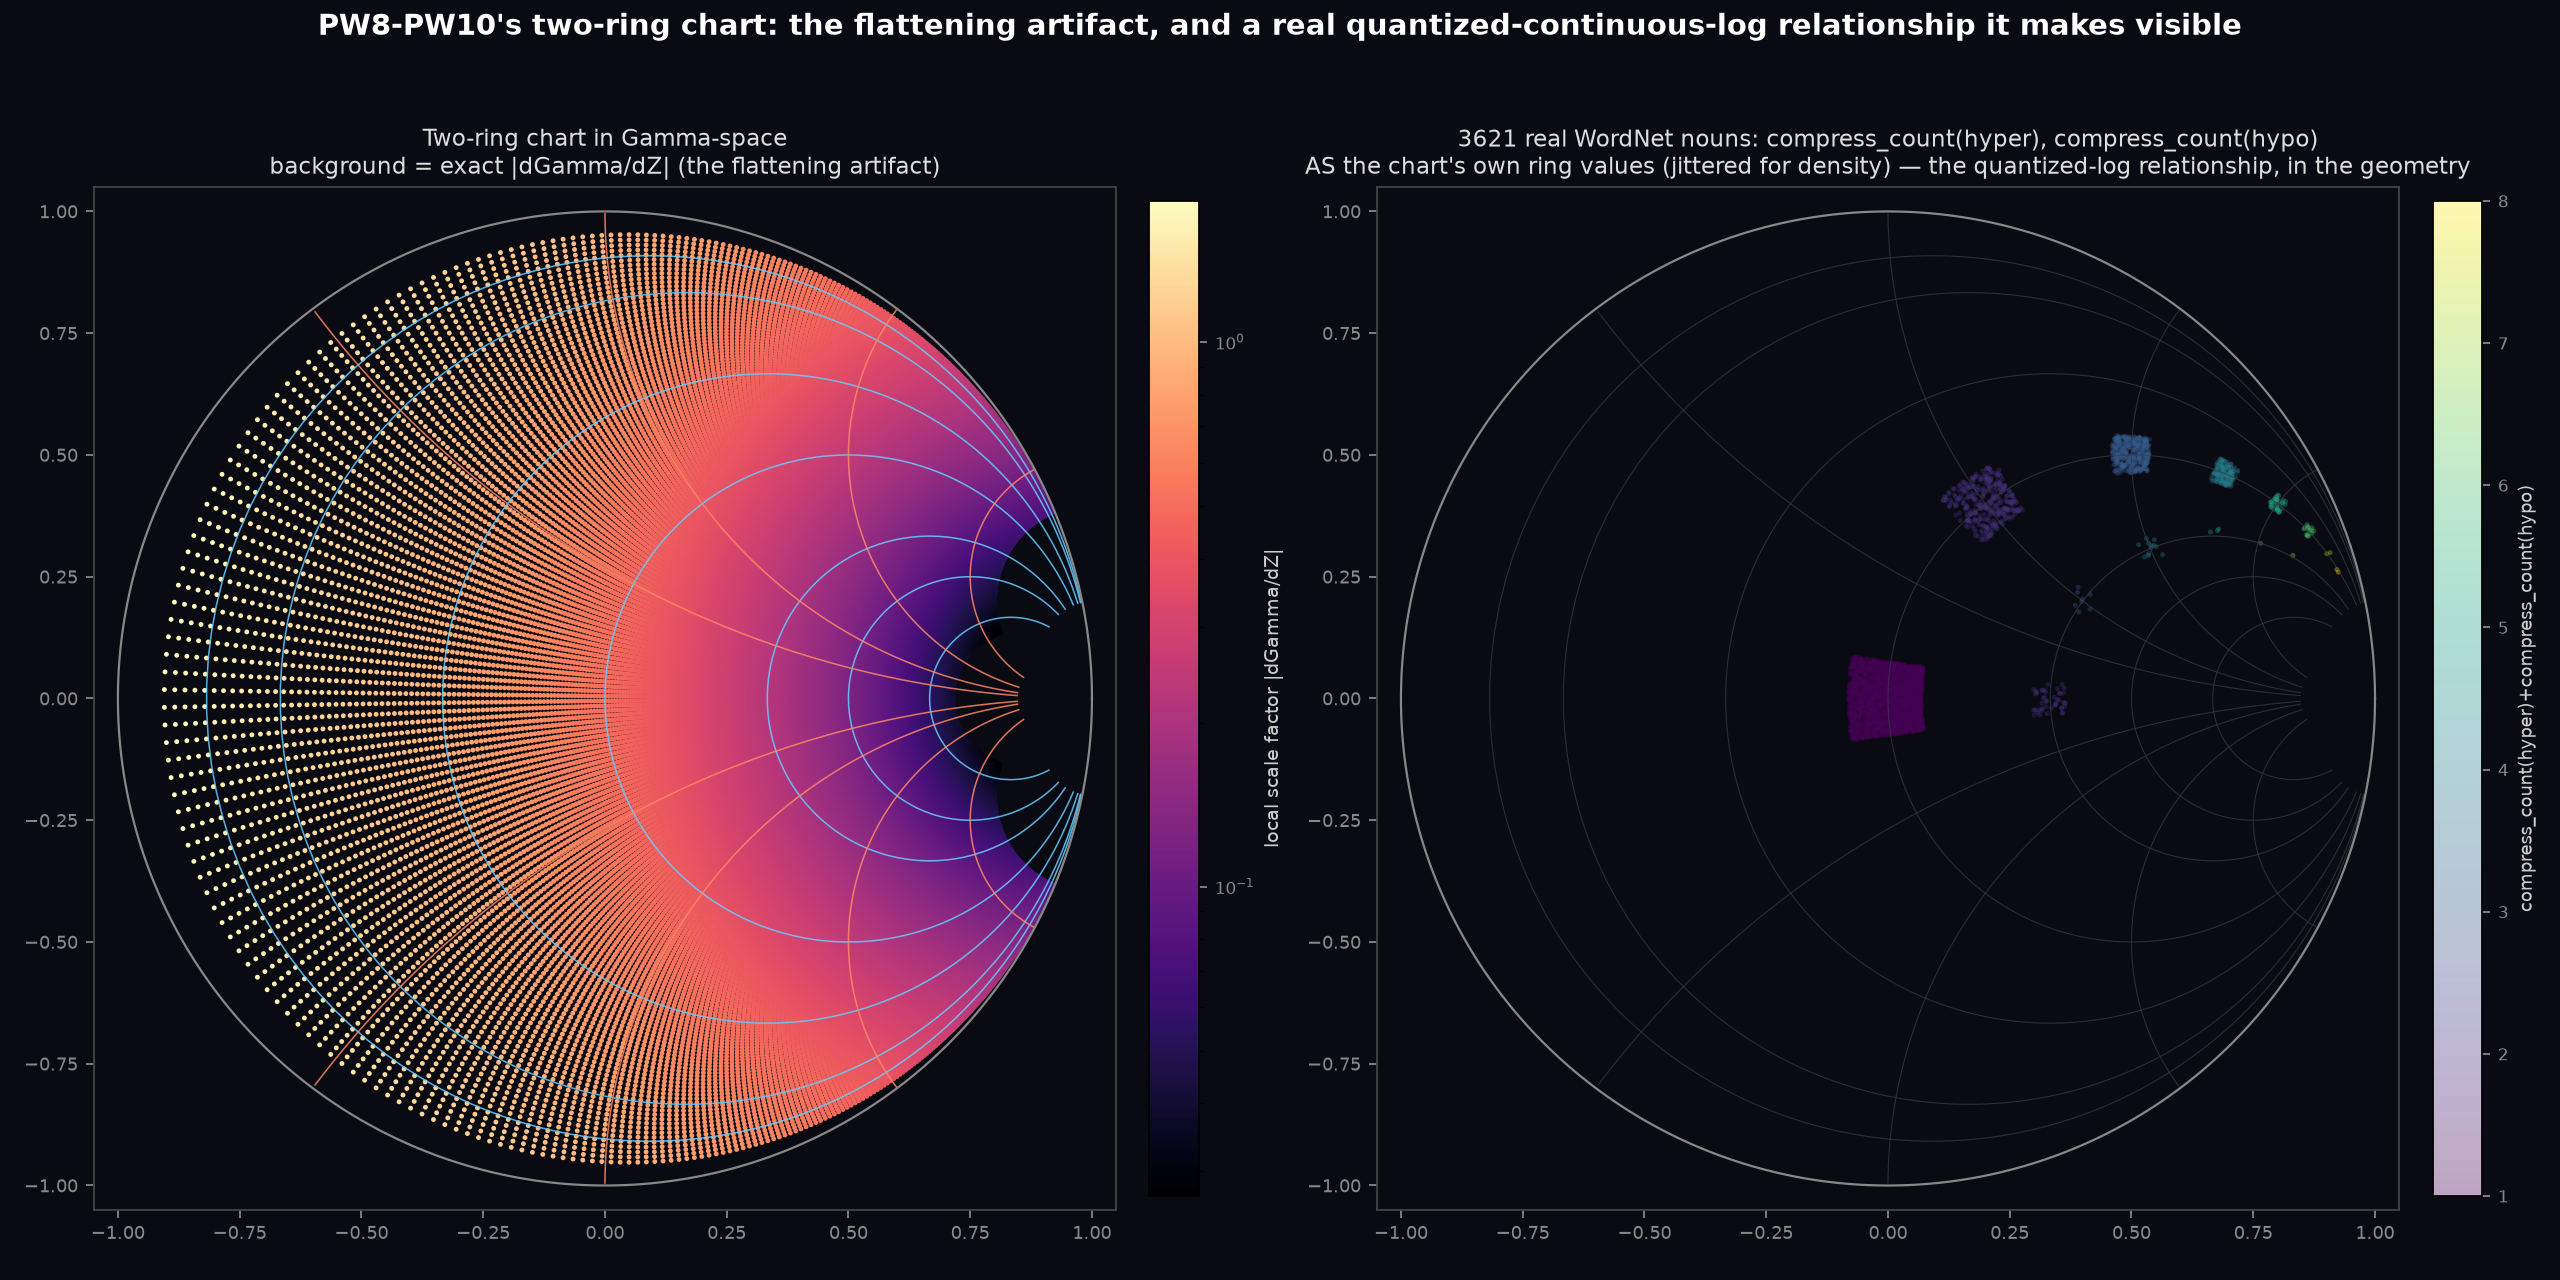

Reproduce this figure in Python.
#!/usr/bin/env python3
"""
two_ring_chart_render.py — the actual grid PW8-PW10 built, rendered.

Cody, 2026-08-25: the Smith-chart-style cells are curvilinear (non-
Euclidean) because they're a flattening of a conformal map into 2D — and
that flattening leaves a real, exact, computable "artifact": the map's
local SCALE FACTOR, |dGamma/dZ|. This renders that quantity directly —
the "phase" information a flat R/X reading alone doesn't carry — rather
than treating "artifact" as a qualitative description.

Gamma = (Z - Z0)/(Z + Z0)  =>  dGamma/dZ = 2*Z0 / (Z + Z0)^2

Panel 1: the abstract two-ring grid in Gamma-space, background shaded by
the exact scale factor, constant-ring1/ring2 curves overlaid.

Panel 2: real WordNet data (hypernym count vs hyponym count, RAW, not
compressed) run through the SAME chart, colored by compress_count()
bucket — showing the "quantized continuous logarithmic relationship"
directly: a continuum of raw counts coarse-graining into a handful of
discrete cells as compress_count's log-rounding takes hold. "Windows of
order" made visible, not asserted.

Reuses ring_chart_gamma/two_ring_chart from engine/lineage.py and
compress_count from wordnet_boxkite.py directly — does not reimplement
either fold.
"""

import os
import sys

sys.path.insert(0, os.path.dirname(os.path.abspath(__file__)))
_VAPMIP = os.path.join(os.path.dirname(os.path.abspath(__file__)), '..', 'VAPMIP')
sys.path.insert(0, os.path.abspath(_VAPMIP))

from engine.lineage import ring_chart_gamma, two_ring_chart  # noqa: E402
from wordnet_boxkite import compress_count  # noqa: E402

import numpy as np
import matplotlib
matplotlib.use('Agg')
import matplotlib.pyplot as plt
from matplotlib.colors import LogNorm

Z0 = complex(1.0, 0.0)   # the chart's own fixed-point anchor: Gamma(Z0)=0


def scale_factor(Z: np.ndarray, Z0: complex) -> np.ndarray:
    """Exact |dGamma/dZ|, not a numerical approximation."""
    return np.abs(2 * Z0) / np.abs(Z + Z0) ** 2


fig, (ax1, ax2) = plt.subplots(1, 2, figsize=(16, 8), dpi=160, facecolor='#0a0a12')

# ── Panel 1: the abstract grid, background = exact scale factor ──────────
ax1.set_facecolor('#0a0a12')

R = np.linspace(0.05, 6, 500)
X = np.linspace(-5, 5, 500)
RR, XX = np.meshgrid(R, X)
ZZ = RR + 1j * XX
GG = ring_chart_gamma(ZZ, Z0)
SF = scale_factor(ZZ, Z0)

sc = ax1.scatter(GG.real.ravel(), GG.imag.ravel(), c=SF.ravel(), s=1.4,
                 cmap='magma', norm=LogNorm(vmin=SF.min() + 1e-6, vmax=SF.max()))

for r in (0.1, 0.2, 0.5, 1, 2, 3, 5):
    Zline = r + 1j * np.linspace(-10, 10, 600)
    G = ring_chart_gamma(Zline, Z0)
    ax1.plot(G.real, G.imag, color='#66ccff', lw=0.7, alpha=0.85)

for x in (-4, -2, -1, -0.5, 0.5, 1, 2, 4):
    Zline = np.linspace(0.005, 12, 600) + 1j * x
    G = ring_chart_gamma(Zline, Z0)
    ax1.plot(G.real, G.imag, color='#ff8866', lw=0.7, alpha=0.85)

boundary = np.exp(1j * np.linspace(0, 2 * np.pi, 400))
ax1.plot(boundary.real, boundary.imag, color='#888888', lw=1.0)

ax1.set_xlim(-1.05, 1.05); ax1.set_ylim(-1.05, 1.05)
ax1.set_aspect('equal')
ax1.set_title("Two-ring chart in Gamma-space\nbackground = exact |dGamma/dZ| "
              "(the flattening artifact)", color='#dddddd', fontsize=10.5)
ax1.tick_params(colors='#888888', labelsize=8)
cbar1 = fig.colorbar(sc, ax=ax1, fraction=0.045, pad=0.03)
cbar1.set_label("local scale factor |dGamma/dZ|", color='#cccccc', fontsize=8.5)
cbar1.ax.tick_params(colors='#888888', labelsize=7.5)
for spine in ax1.spines.values():
    spine.set_edgecolor('#444444')

# ── Panel 2: real WordNet counts through the same chart ──────────────────
ax2.set_facecolor('#0a0a12')

from nltk.corpus import wordnet as wn  # noqa: E402
import random
rng = random.Random(20260825)
all_nouns = list(wn.all_synsets('n'))
sample = rng.sample(all_nouns, min(4000, len(all_nouns)))

raw_pts = []
for s in sample:
    hyper = len(s.hypernyms())
    hypo = len(s.hyponyms())
    if hyper == 0 and hypo == 0:
        continue
    # Feed compress_count() itself in as ring1/ring2 — the raw counts have
    # a long tail that saturates the Mobius map near Gamma=1 for almost
    # every point (|Z| large => Gamma -> 1 regardless of exact value),
    # which showed the map's asymptote, not the coarse-graining. Bounded,
    # compressed values actually use the chart's radius.
    raw_pts.append((compress_count(hyper), compress_count(hypo),
                    compress_count(hyper) + compress_count(hypo)))

for r in (0.1, 0.2, 0.5, 1, 2, 3, 5):
    Zline = r + 1j * np.linspace(-10, 10, 600)
    G = ring_chart_gamma(Zline, Z0)
    ax2.plot(G.real, G.imag, color='#3a3a44', lw=0.5, alpha=0.7)
for x in (-4, -2, -1, -0.5, 0.5, 1, 2, 4):
    Zline = np.linspace(0.005, 12, 600) + 1j * x
    G = ring_chart_gamma(Zline, Z0)
    ax2.plot(G.real, G.imag, color='#3a3a44', lw=0.5, alpha=0.7)
ax2.plot(boundary.real, boundary.imag, color='#888888', lw=1.0)

hyper_vals = np.array([p[0] for p in raw_pts], dtype=float)
hypo_vals = np.array([p[1] for p in raw_pts], dtype=float)
bucket = np.array([p[2] for p in raw_pts])
# compress_count() is integer-valued, so many synsets share the exact same
# (ring1, ring2) pair -- a bare scatter would just be ~8x8 overlapping
# dots. Small jitter makes the DENSITY at each cell visible instead of
# hiding it; the underlying values are still the real compressed counts.
rng2 = np.random.default_rng(20260825)
jitter = 0.15
Z_pts = (hyper_vals + rng2.uniform(-jitter, jitter, len(hyper_vals))) \
      + 1j * (hypo_vals + rng2.uniform(-jitter, jitter, len(hypo_vals)))
G_pts = ring_chart_gamma(Z_pts, Z0)

sc2 = ax2.scatter(G_pts.real, G_pts.imag, c=bucket, s=5, cmap='viridis',
                  alpha=0.35, linewidths=0)

ax2.set_xlim(-1.05, 1.05); ax2.set_ylim(-1.05, 1.05)
ax2.set_aspect('equal')
n_buckets = len(set(bucket.tolist()))
ax2.set_title(f"{len(raw_pts)} real WordNet nouns: compress_count(hyper), "
              f"compress_count(hypo)\nAS the chart's own ring values (jittered "
              f"for density) — the quantized-log relationship, in the geometry",
              color='#dddddd', fontsize=10.2)
ax2.tick_params(colors='#888888', labelsize=8)
cbar2 = fig.colorbar(sc2, ax=ax2, fraction=0.045, pad=0.03)
cbar2.set_label("compress_count(hyper)+compress_count(hypo)", color='#cccccc', fontsize=8)
cbar2.ax.tick_params(colors='#888888', labelsize=7.5)
for spine in ax2.spines.values():
    spine.set_edgecolor('#444444')

fig.suptitle("PW8-PW10's two-ring chart: the flattening artifact, and a real "
            "quantized-continuous-log relationship it makes visible",
            color='#ffffff', fontsize=13, y=0.99, weight='bold')
fig.tight_layout(rect=[0, 0, 1, 0.95])

out = os.path.join(os.path.dirname(os.path.abspath(__file__)), 'two_ring_chart_render.png')
fig.savefig(out, facecolor=fig.get_facecolor())
print(f"Saved {out}")
print(f"raw points plotted: {len(raw_pts)}  distinct compress_count buckets: {n_buckets}")
